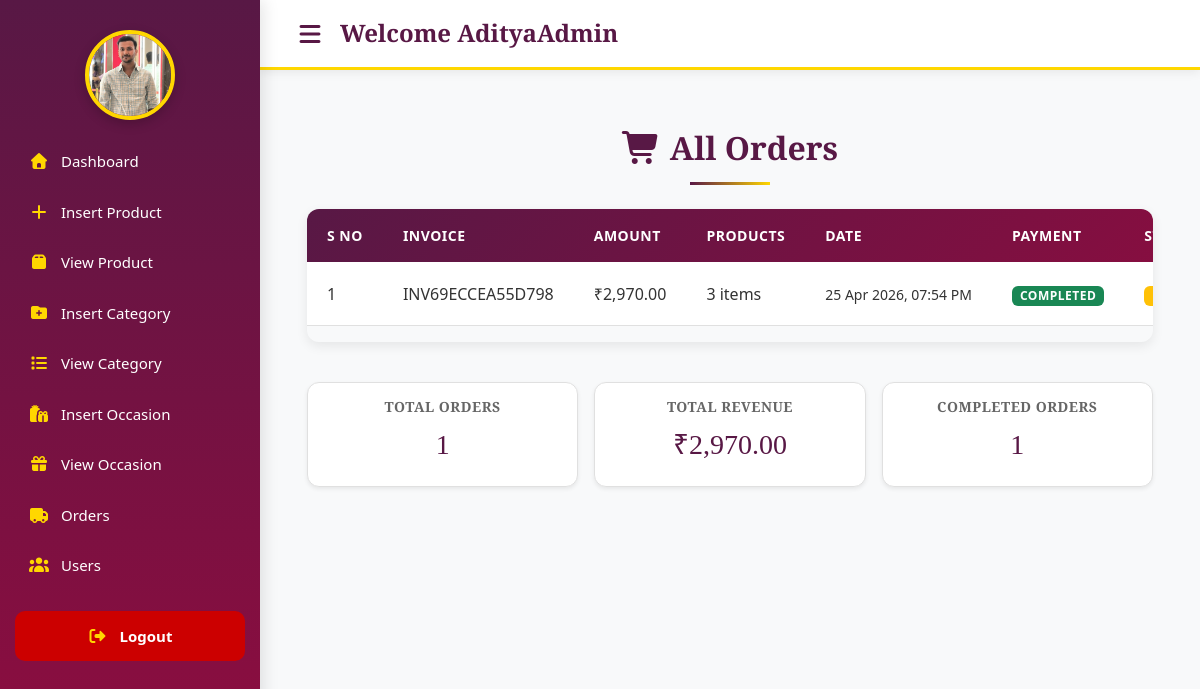
/admin/index.php?list_orders (signed in), run on the app's committed database.
### tables this page shows
CREATE TABLE IF NOT EXISTS `user_orders` (
  `order_id` int NOT NULL AUTO_INCREMENT,
  `user_id` int NOT NULL,
  `amount_due` decimal(10,2) NOT NULL,
  `invoice_number` varchar(255) NOT NULL,
  `total_product` int NOT NULL,
  `payment_id` varchar(255) DEFAULT NULL,
  `payment_mode` varchar(50) NOT NULL,
  `order_date` datetime DEFAULT CURRENT_TIMESTAMP,
  `order_status` enum('pending','completed','cancelled') NOT NULL,
  `track_status` enum('Pending','Shipped','Out for Delivery','Delivered') NOT NULL,
  PRIMARY KEY (`order_id`)
);

### admin/list_orders.php (the view, shortened to what this page needs)
<div class="container-fluid mt-4">
    <h2 class="mb-4">
        <i class="fa-solid fa-cart-shopping me-2"></i>All Orders
    </h2>
<?php
include('../includes/connect.php');
$stmt = $con->prepare("SELECT * FROM user_orders ORDER BY order_id DESC");
$stmt->execute();
$result = $stmt->get_result();
$row_count = $result->num_rows;
$total_revenue = 0;
$completed_count = 0;
if($row_count == 0){
    echo"<div class='empty-state text-center py-5'>
    <i class='fa-solid fa-cart-shopping fa-3x mb-3'></i>
    <h4>No Orders Found</h4>
    <p>Orders will appear when customers start purchasing</p>
</div>";
?>
<?php } else { ?>
<div class="table-responsive">
<table class="table table-hover align-middle text-nowrap">
<thead>
<tr>
    <th>S No</th>
    <th>Invoice</th>
    <th>Amount</th>
    <th>Products</th>
    <th>Date</th>
    <th>Payment</th>
    <th>Status</th>
</tr>
</thead>
<tbody>
<?php
$number = 0;
while($row = $result->fetch_assoc()){
    $invoice = $row['invoice_number'];
    $amount = $row['amount_due'];
    $products = $row['total_product'];
    $date = date('d M Y, h:i A', strtotime($row['order_date']));
    $payment = strtolower($row['order_status']);
    $track = strtolower($row['track_status']);
    $number++;
    if($payment == 'completed' || $payment == 'paid'){
        $total_revenue += $amount;
        $completed_count++;
    }
    $payment_class = match($payment){
        'completed','paid' => 'bg-success',
        'pending' => 'bg-warning text-dark',
        'failed','cancelled' => 'bg-danger',
        default => 'bg-secondary'
    };
    $track_class = match($track){
        'delivered' => 'bg-success',
        'shipped','pending' => 'bg-warning text-dark',
        'processing','cancelled' => 'bg-danger',
        default => 'bg-info'
    };
?>
<tr>
    <td><?= $number ?></td>
    <td><?= $invoice ?></td>
    <td>₹<?= number_format($amount,2) ?></td>
    <td><?= $products ?> items</td>
    <td><small><?= $date ?></small></td>
    <td>
        <span class="badge <?= $payment_class ?> px-2 py-1">
            <?= ucfirst($payment) ?>
        </span>
    </td>
    <td>
        <span class="badge <?= $track_class ?> px-2 py-1">
        </span>
    </td>
</tr>
<?php } ?>
</tbody>
</table>
</div>
<div class="row mt-4 g-3">
    <div class="col-12 col-sm-6 col-md-4">
        <div class="card-box text-center p-3 shadow-sm">
            <h6>Total Orders</h6>
            <h3><?= $row_count ?></h3>
        </div>
    </div>
    <div class="col-12 col-sm-6 col-md-4">
        <div class="card-box text-center p-3 shadow-sm">
            <h6>Total Revenue</h6>
            <h3>₹<?= number_format($total_revenue,2) ?></h3>
        </div>
    </div>
    <div class="col-12 col-sm-6 col-md-4">
        <div class="card-box text-center p-3 shadow-sm">
            <h6>Completed Orders</h6>
            <h3><?= $completed_count ?></h3>
        </div>
    </div>
</div>
<?php } ?>
</div>

### admin/admin_style.css (style rules this page uses)
:root { --primary-color:#581845; --secondary-color:#FFD700; --accent-color:#900C3F;--light-bg:#F8F9FA;--dark-text:#333;--white:#FFFFFF;--text-medium:#666;--text-light:#999;--border-light:#E0E0E0;--success:#4CAF50;--danger:#DC3545;--warning:#FFC107;--info:#17A2B8;--shadow-sm:0 2px 5px rgba(0, 0, 0, 0.05);--shadow-md:0 4px 12px rgba(0, 0, 0, 0.08);--shadow-lg:0 8px 16px rgba(0, 0, 0, 0.1);--shadow-xl:0 12px 24px rgba(0, 0, 0, 0.15);--font-family-main:'Poppins', sans-serif;--font-family-logo:'Garamond', serif }
* { margin:0;padding:0;box-sizing:border-box }
body { font-family:var(--font-family-main);color:var(--dark-text);background-color:#fff;line-height:1.7;overflow-x:hidden;display:flex;flex-direction:column;min-height:100vh }
h1,h2,h3,h4,h5,h6 { font-family:var(--font-family-logo);font-weight:700;color:var(--primary-color) }
.card-box { background:var(--white);padding:25px;border-radius:12px;box-shadow:var(--shadow-md);transition:all 0.3s ease;border:1px solid var(--border-light) }
.card-box h6 { color:var(--text-medium);font-size:14px;font-weight:600;margin-bottom:12px;text-transform:uppercase;letter-spacing:0.5px }
.main h2 { color:var(--primary-color);font-family:var(--font-family-logo);font-weight:700;margin-bottom:30px;text-align:center }
.main h2::after { content:'';display:block;width:80px;height:3px;background:linear-gradient(90deg, var(--primary-color), var(--secondary-color));margin:15px auto 0 }
.table-responsive { border-radius:12px;overflow:hidden;box-shadow:var(--shadow-md) }
.table { margin-bottom:0;background:var(--white) }
.table thead { background:linear-gradient(135deg, var(--primary-color) 0%, var(--accent-color) 100%);color:var(--white) }
.table thead th { padding:16px 20px;font-weight:600;text-transform:uppercase;font-size:14px;letter-spacing:0.5px;border:none }
.table tbody td { padding:16px 20px;vertical-align:middle;border-bottom:1px solid var(--border-light);color:var(--dark-text) }
.table tbody tr { transition:all 0.3s ease }
.badge { padding:8px 16px;border-radius:20px;font-weight:600;font-size:12px;letter-spacing:0.5px;text-transform:uppercase }

### data on the page
user_orders: invoice_number "INV69ECCEA55D798", amount_due "2,970.00", total_product "3", order_date "25 Apr 2026, 07:54 PM", order_status "COMPLETED"

### other printed values
$_SESSION['admin_username'] "AdityaAdmin"
$row_count "1"
$total_revenue "2,970.00"
$completed_count "1"
